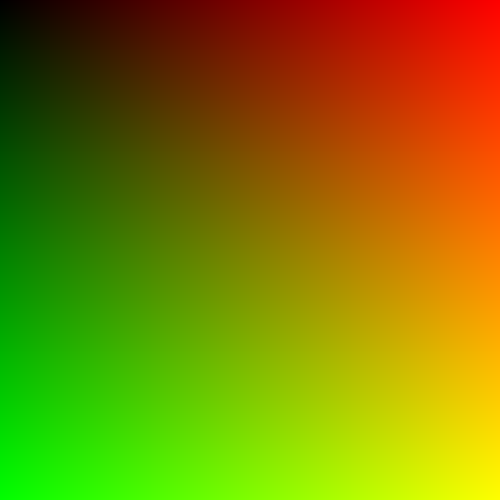
Frame 1 (no input)
Frame 60 (no input): identical to frame 1, image omitted
Frame 120 (the mouse pressed at the canvas centre since frame 60): identical to frame 1, image omitted

The p5.js sketch that drew this single still picture (run headless with seeded random() and noise() and a simulated clock; from frame 60 on, the mouse is pressed at the canvas centre):

// p5.js sketch
// ── sketch.js
var myImage;

function setup() {

  pixelDensity(1);
  createCanvas( 500, 500 );
}

function draw() {
  background(0);
  noStroke();
  loadPixels();

  fill(0);
  var gap = 1;
  var size = 1;
  for ( var py = 0; py < height; py += gap ) {
    for ( var px = 0; px < width; px += gap ) {
      var pixelIndex = (px + py * width) * 4;
      pixels[pixelIndex+0] = px/width * 255;
      pixels[pixelIndex+1] = py/height * 255;
      pixels[pixelIndex+2] = 0;
      pixels[pixelIndex+3] = 255;
    }
  }
  updatePixels();
}
